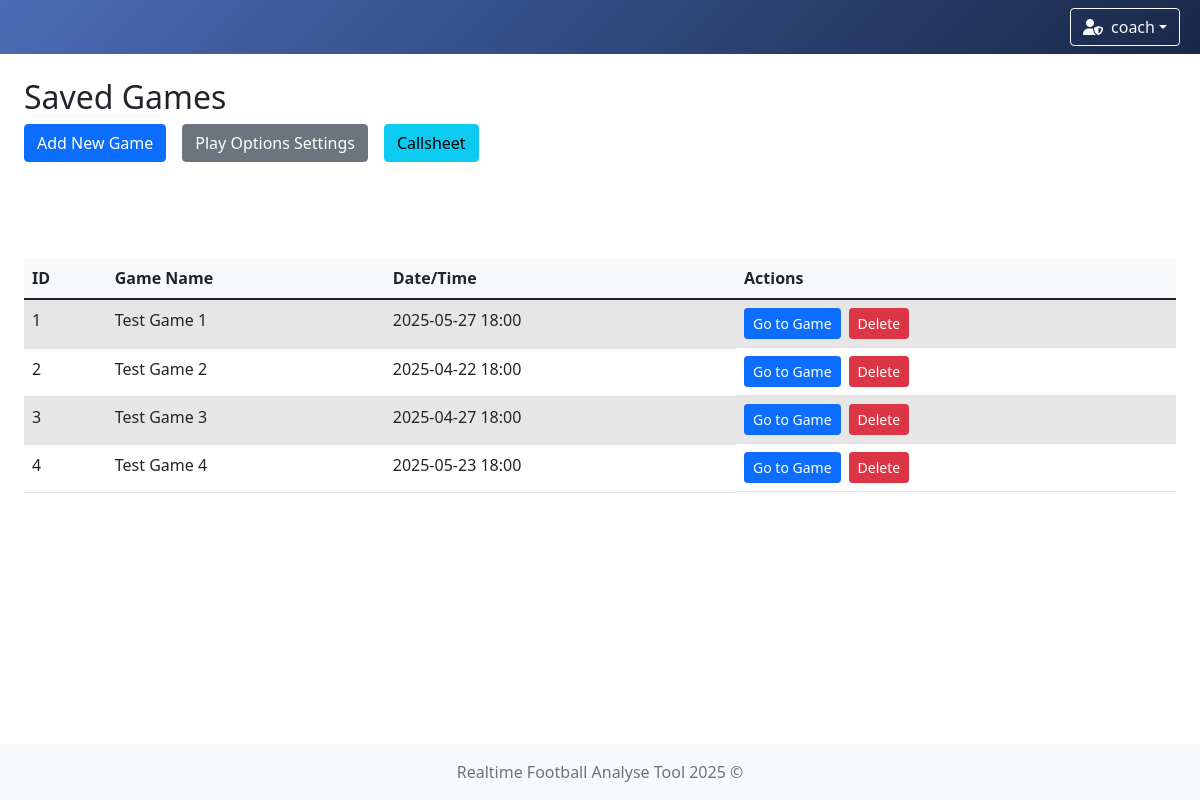
The page /game-options (signed in) on the database its author committed.
### app/models/user.py (models this page shows)
class UserModel(db.Model, UserMixin):
    __tablename__ = 'user'
    id = db.Column(db.Integer, primary_key=True)
    username = db.Column(db.String(80), unique=True, nullable=False)
    password = db.Column(db.String(120), nullable=False)
    role = db.Column(db.String(10), nullable=False, default='user')
    team_id = db.Column(db.Integer, db.ForeignKey('teams.id'))
    team = db.relationship('TeamModel', backref='users')
    preference = db.relationship(
        'UserPreference',
        uselist=False,
        cascade='all, delete-orphan',
        passive_deletes=True,
        back_populates='user'
    )

### app/models/game.py (models this page shows)
class GameModel(db.Model):
    __tablename__ = 'game'
    id = db.Column(db.Integer, primary_key=True)
    game_name = db.Column(db.String(100), nullable=False)
    date = db.Column(db.DateTime, nullable=False)
    time = db.Column(db.String(20), nullable=False)
    drives = db.relationship('DriveModel', backref='game', lazy=True, cascade='all, delete-orphan')

### app/controllers/game.py (the view)
    @login_required
    def game_options(self) -> str:
        games = GameModel.query.all()
        return render_template('game/game_options.html', games=games)

### app/controllers/user.py (called while the page is built)
    @staticmethod
    def load_user(user_id):
        return UserModel.query.get(int(user_id))

### run.py (called while the page is built)
    def _inject_context(self) -> None:
        @self.app.context_processor
        def inject_teams() -> dict:
            try:
                teams = TeamModel.query.all()
                return dict(teams=teams)
            except Exception as e:
                print(f"[!] Error injecting teams: {str(e)} ({type(e).__name__})")
                return dict(teams=[])

### app/templates/game/game_options.html (shortened to what this page needs)
{% extends "system/base.html" %}
{% block content %}
    <div class="row mb-4">
        <div class="col">
            <h2>Saved Games</h2>
            <div class="d-flex gap-2 mb-3">
                <a href="{{ url_for('add_game') }}" class="btn btn-primary">Add New Game</a>
                <a href="{{ url_for('settings') }}" class="btn btn-secondary">Play Options Settings</a>
                <a href="{{ url_for('callsheet') }}" class="btn btn-info">Callsheet</a>
            </div>
        </div>
    </div>
    <div class="my-table-wrapper">
        <div class="row">
            <div class="col">
                <div class="table-responsive">
                    <table class="table table-striped">
                        <thead>
                        <tr>
                            <th>ID</th>
                            <th>Game Name</th>
                            <th>Date/Time</th>
                            <th>Actions</th>
                        </tr>
                        </thead>
                        <tbody>
                        {% for game in games %}
                            <tr>
                                <td>{{ game.id }}</td>
                                <td>{{ game.game_name }}</td>
                                <td>{{ game.date.strftime('%Y-%m-%d') }} {{ game.time }}</td>
                                <td class="d-flex gap-2">
                                    <a href="{{ url_for('game_detail', game_id=game.id) }}"
                                       class="btn btn-sm btn-primary">Go to Game</a>
                                    {% if current_user.role == 'admin' %}
                                        <form action="{{ url_for('delete_game', game_id=game.id) }}" method="POST"
                                              class="d-inline">
                                            <button class="btn btn-sm btn-danger"
                                                    onclick="return confirm('Are you sure?')">Delete
                                            </button>
                                        </form>
                                    {% else %}
                                        <button class="btn btn-sm btn-secondary" disabled>Delete</button>
                                    {% endif %}
                                </td>
                            </tr>
                        {% endfor %}
                        </tbody>
                    </table>
                </div>
            </div>
        </div>
    </div>
{% endblock %}

### app/templates/system/base.html (shortened to what this page needs)
<!DOCTYPE html>
<html lang="en">
<head>
    <link rel="stylesheet" href="{{ url_for('static', filename='styles.css') }}"/>
    <link href="https://cdn.jsdelivr.net/npm/bootstrap@5.1.3/dist/css/bootstrap.min.css" rel="stylesheet"/>
    <link rel="stylesheet" href="https://cdn.jsdelivr.net/npm/bootstrap-icons@1.11.3/font/bootstrap-icons.css">
    <link rel="stylesheet" href="https://cdnjs.cloudflare.com/ajax/libs/font-awesome/6.5.0/css/all.min.css"/>
    <link rel="stylesheet" href="https://cdn.datatables.net/1.13.6/css/dataTables.bootstrap5.min.css">
</head>
<body class="{% block body_class %}{% endblock %}">
{% if current_user.is_authenticated %}
    <nav class="navbar navbar-expand-lg navbar-dark"
         style="{% if session.team_color %}background: linear-gradient(135deg, {{ session.team_color }}, #343a40);{% else %}background: linear-gradient(135deg, #4b6cb7, #182848);{% endif %}">
        <div class="container-fluid position-relative">
            <div class="ms-auto d-flex align-items-center">
                <div class="dropdown me-2">
                    <button class="btn btn-outline-light dropdown-toggle d-flex align-items-center" type="button"
                            id="userDropdown" data-bs-toggle="dropdown" aria-expanded="false">
                        {% if current_user.role == 'admin' %}
                            <i class="fas fa-user-shield me-2"></i>
                        {% else %}
                            <i class="fas fa-user me-2"></i>
                        {% endif %}
                        {{ current_user.username }}
                    </button>
                </div>
            </div>
        </div>
    </nav>
{% endif %}
<div class="content-wrapper">
    <div class="container-fluid mt-4 px-4">
        {% block content %}{% endblock %}
    </div>
</div>
<footer class="footer text-center py-3 mt-5" style="background-color: #f8f9fa;">
    <div class="w-100">
        <span class="text-muted">Realtime Football Analyse Tool 2025 ©</span>
    </div>
</footer>
</body>
</html>

### app/static/styles.css (style rules this page uses)
.navbar { transition: background-color 0.5s ease; }
html, body { height: 100%; margin: 0; padding: 0; }
body { display: flex; flex-direction: column; min-height: 100vh; }
.content-wrapper { flex: 1 0 auto; }
.footer { flex-shrink: 0; background-color: #f8f9fa; padding: 1rem 0; margin-top: auto; }
.table-responsive { margin-top: 0 !important; overflow-x: auto; }
.btn + .btn { margin-left: 0.5rem; }
.table-responsive { overflow-x: auto; }
.table th, .table td { white-space: nowrap; padding: 0.5rem; }
.table thead th { background-color: #f8f9fa; font-weight: bold; }
.table-striped tbody tr:nth-of-type(odd) { background-color: rgba(0, 0, 0, 0.05); }
.my-table-wrapper { margin-top: 80px; }

### app/templates/system/base.html (style rules this page uses)
.navbar { transition: background 0.5s ease-in-out; }

### rows shown on the page
UserModel: username "coach"
GameModel: id "1", game_name "Test Game 1", date "2025-05-27", time "18:00"
GameModel: id "2", game_name "Test Game 2", date "2025-04-22", time "18:00"
GameModel: id "3", game_name "Test Game 3", date "2025-04-27", time "18:00"
GameModel: id "4", game_name "Test Game 4", date "2025-05-23", time "18:00"
